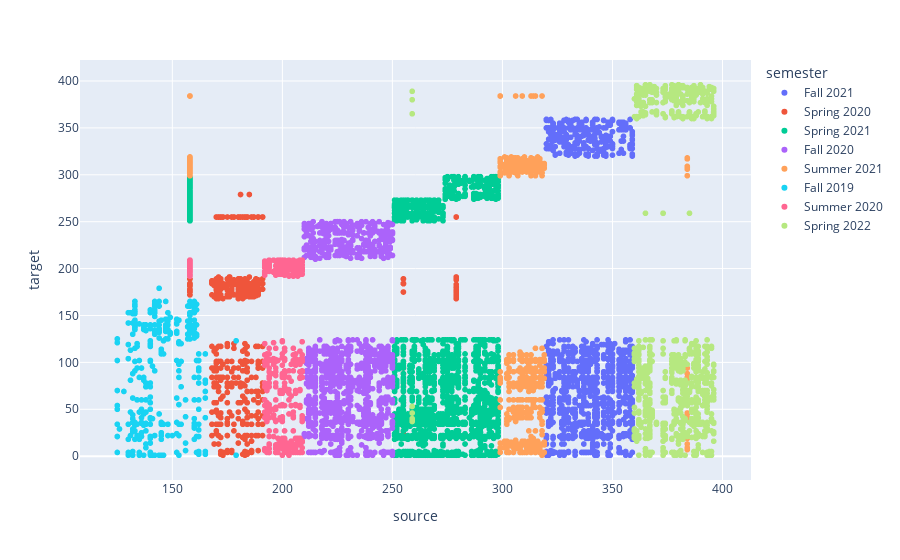
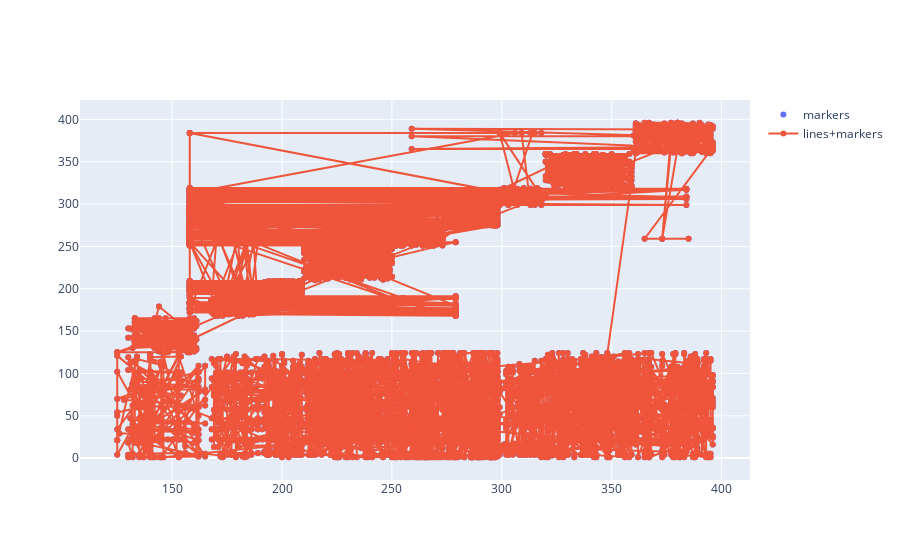

The code cell stored with these charts, in order, in its notebook:
### Code cell
fig = px.scatter(df, x='source', y='target', color='semester')
fig.show()

fig = go.Figure()

fig.add_trace(go.Scatter(x=df['source'], y=df['target'], mode='markers', name='markers'))
fig.add_trace(go.Scatter(x=df['source'], y=df['target'], mode='lines+markers', name='lines+markers'))
fig.show()

### Figure 1 — Plotly figure (JSON) as saved in the notebook; plotly's stock layout.template omitted (floating-point values rounded to 4 significant figures; data arrays with more than 128 entries replaced by an {"elided": "..."} marker saying what was removed)
{"data": [{"hovertemplate": "semester=Fall 2021<br>source=%{x}<br>target=%{y}<extra></extra>", "legendgroup": "Fall 2021", "marker": {"color": "#636efa", "symbol": "circle"}, "mode": "markers", "name": "Fall 2021", "showlegend": true, "type": "scattergl", "x": {"elided": "1278 int values"}, "xaxis": "x", "y": {"elided": "1278 int values"}, "yaxis": "y"}, {"hovertemplate": "semester=Spring 2020<br>source=%{x}<br>target=%{y}<extra></extra>", "legendgroup": "Spring 2020", "marker": {"color": "#EF553B", "symbol": "circle"}, "mode": "markers", "name": "Spring 2020", "showlegend": true, "type": "scattergl", "x": {"elided": "594 int values"}, "xaxis": "x", "y": {"elided": "594 int values"}, "yaxis": "y"}, {"hovertemplate": "semester=Spring 2021<br>source=%{x}<br>target=%{y}<extra></extra>", "legendgroup": "Spring 2021", "marker": {"color": "#00cc96", "symbol": "circle"}, "mode": "markers", "name": "Spring 2021", "showlegend": true, "type": "scattergl", "x": {"elided": "1736 int values"}, "xaxis": "x", "y": {"elided": "1736 int values"}, "yaxis": "y"}, {"hovertemplate": "semester=Fall 2020<br>source=%{x}<br>target=%{y}<extra></extra>", "legendgroup": "Fall 2020", "marker": {"color": "#ab63fa", "symbol": "circle"}, "mode": "markers", "name": "Fall 2020", "showlegend": true, "type": "scattergl", "x": {"elided": "1308 int values"}, "xaxis": "x", "y": {"elided": "1308 int values"}, "yaxis": "y"}, {"hovertemplate": "semester=Summer 2021<br>source=%{x}<br>target=%{y}<extra></extra>", "legendgroup": "Summer 2021", "marker": {"color": "#FFA15A", "symbol": "circle"}, "mode": "markers", "name": "Summer 2021", "showlegend": true, "type": "scattergl", "x": {"elided": "473 int values"}, "xaxis": "x", "y": {"elided": "473 int values"}, "yaxis": "y"}, {"hovertemplate": "semester=Fall 2019<br>source=%{x}<br>target=%{y}<extra></extra>", "legendgroup": "Fall 2019", "marker": {"color": "#19d3f3", "symbol": "circle"}, "mode": "markers", "name": "Fall 2019", "showlegend": true, "type": "scattergl", "x": {"elided": "359 int values"}, "xaxis": "x", "y": {"elided": "359 int values"}, "yaxis": "y"}, {"hovertemplate": "semester=Summer 2020<br>source=%{x}<br>target=%{y}<extra></extra>", "legendgroup": "Summer 2020", "marker": {"color": "#FF6692", "symbol": "circle"}, "mode": "markers", "name": "Summer 2020", "showlegend": true, "type": "scattergl", "x": {"elided": "402 int values"}, "xaxis": "x", "y": {"elided": "402 int values"}, "yaxis": "y"}, {"hovertemplate": "semester=Spring 2022<br>source=%{x}<br>target=%{y}<extra></extra>", "legendgroup": "Spring 2022", "marker": {"color": "#B6E880", "symbol": "circle"}, "mode": "markers", "name": "Spring 2022", "showlegend": true, "type": "scattergl", "x": {"elided": "885 int values"}, "xaxis": "x", "y": {"elided": "885 int values"}, "yaxis": "y"}], "layout": {"legend": {"title": {"text": "semester"}, "tracegroupgap": 0}, "margin": {"t": 60}, "xaxis": {"anchor": "y", "domain": [0, 1], "title": {"text": "source"}}, "yaxis": {"anchor": "x", "domain": [0, 1], "title": {"text": "target"}}}}

### Figure 2 — Plotly figure (JSON) as saved in the notebook; plotly's stock layout.template omitted (floating-point values rounded to 4 significant figures; data arrays with more than 128 entries replaced by an {"elided": "..."} marker saying what was removed)
{"data": [{"mode": "markers", "name": "markers", "type": "scatter", "x": {"elided": "7035 int values"}, "y": {"elided": "7035 int values"}}, {"mode": "lines+markers", "name": "lines+markers", "type": "scatter", "x": {"elided": "7035 int values"}, "y": {"elided": "7035 int values"}}], "layout": {}}
